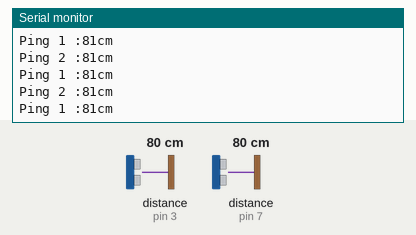
Recording of a sketch running on a simulated Arduino Uno, built with avr-gcc and run on an emulated ATmega328P. Shown: the last lines printed to the serial monitor. Inputs (shaded band) come from the test bench; at power-on: distance to the obstacle (sensors on pin 3, pin 7) 80 cm. The echo pulse lasts 58.3 µs per cm.

Above: at 1.2 s.
1.3 s: distance to the obstacle (sensor on pin 3) set to 35 cm
At 1.45 s:
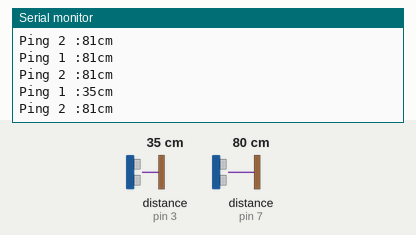
4.3 s: distance to the obstacle (sensor on pin 7) set to 2 cm
At 4.46 s:
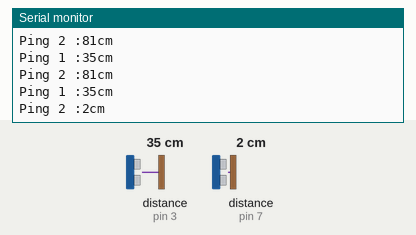
5.8 s: distance to the obstacle (sensor on pin 3) set to 2 cm
At 5.85 s:
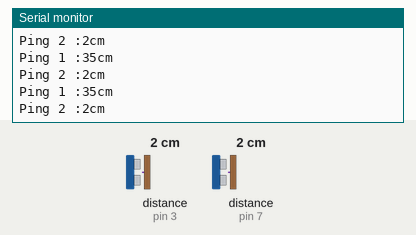
7.3 s: distance to the obstacle (sensor on pin 7) set to 4 cm
At 7.37 s:
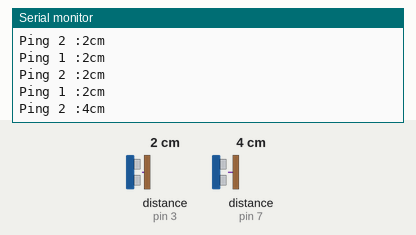
8.8 s: distance to the obstacle (sensor on pin 3) set to 120 cm
At 9.04 s:
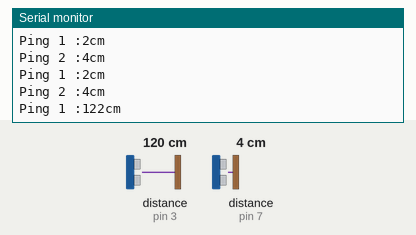
Timing chart, 0 to 11.8 s (numbered marks = the images above; inputs shaded):
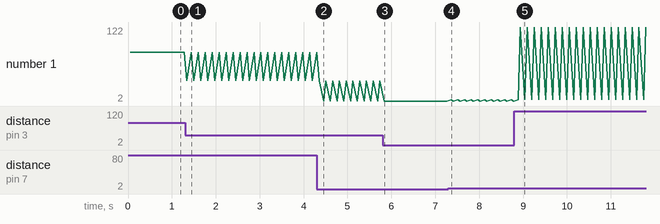

The sketch:

ultrasonic.ino
```cpp
#include <NewPing.h>

// ---------------------------------------------------------------------------
// Example NewPing library sketch that does a ping about 20 times per second.
// ---------------------------------------------------------------------------

#define TRIGGER_PIN_1  2  // Arduino pin tied to trigger pin on the ultrasonic sensor.
#define ECHO_PIN_1     3  // Arduino pin tied to echo pin on the ultrasonic sensor.
#define TRIGGER_PIN_2  6  // Arduino pin tied to trigger pin on the ultrasonic sensor.
#define ECHO_PIN_2     7  // Arduino pin tied to echo pin on the ultrasonic sensor.
#define MAX_DISTANCE 200 // Maximum distance we want to ping for (in centimeters). Maximum sensor distance is rated at 400-500cm.


void setup() {
  Serial.begin(115200); // Open serial monitor at 115200 baud to see ping results.
}

int ultrablue(int a, int b, int c){
  NewPing sonar(a, b, MAX_DISTANCE); // NewPing setup of pins and maximum distance.
  delay(50);                     // Wait 50ms between pings (about 20 pings/sec). 29ms should be the shortest delay between pings.
  Serial.print("Ping ");
  Serial.print(c);
  Serial.print(" :");
  Serial.print(sonar.ping_cm()); // Send ping, get distance in cm and print result (0 = outside set distance range)
  Serial.println("cm");
}


void loop() {
  ultrablue(TRIGGER_PIN_1, ECHO_PIN_1, 1);
  delay(50);
  ultrablue(TRIGGER_PIN_2, ECHO_PIN_2, 2);
}
```

Measured:
- after the input at 1.3 s, the serial monitor: prints a new line at once (image 1)
- after the input at 4.3 s, the serial monitor: prints a new line after 0.16 s (image 2)
- after the input at 7.3 s, the serial monitor: prints a new line after 0.06 s (image 4)
- after the input at 8.8 s, the serial monitor: prints a new line after 0.14 s (image 5)
- plotted number 1: 2 → 122 after the input at 8.8 s
